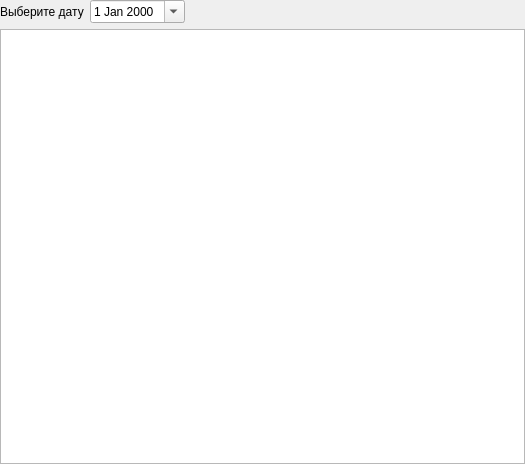
<?xml version="1.0" encoding="UTF-8"?>
<ui version="4.0">
 <class>Form</class>
 <widget class="QWidget" name="Form">
  <property name="geometry">
   <rect>
    <x>0</x>
    <y>0</y>
    <width>525</width>
    <height>464</height>
   </rect>
  </property>
  <property name="windowTitle">
   <string>Form</string>
  </property>
  <layout class="QVBoxLayout" name="verticalLayout">
   <property name="leftMargin">
    <number>0</number>
   </property>
   <property name="topMargin">
    <number>0</number>
   </property>
   <property name="rightMargin">
    <number>0</number>
   </property>
   <property name="bottomMargin">
    <number>0</number>
   </property>
   <item>
    <layout class="QHBoxLayout" name="horizontalLayout">
     <item>
      <widget class="QLabel" name="label">
       <property name="text">
        <string>Выберите дату</string>
       </property>
      </widget>
     </item>
     <item>
      <widget class="QDateEdit" name="dateSelector">
       <property name="calendarPopup">
        <bool>true</bool>
       </property>
      </widget>
     </item>
     <item>
      <spacer name="horizontalSpacer">
       <property name="orientation">
        <enum>Qt::Horizontal</enum>
       </property>
       <property name="sizeHint" stdset="0">
        <size>
         <width>40</width>
         <height>20</height>
        </size>
       </property>
      </spacer>
     </item>
    </layout>
   </item>
   <item>
    <widget class="QTableView" name="notesView"/>
   </item>
  </layout>
 </widget>
 <resources/>
 <connections/>
</ui>
